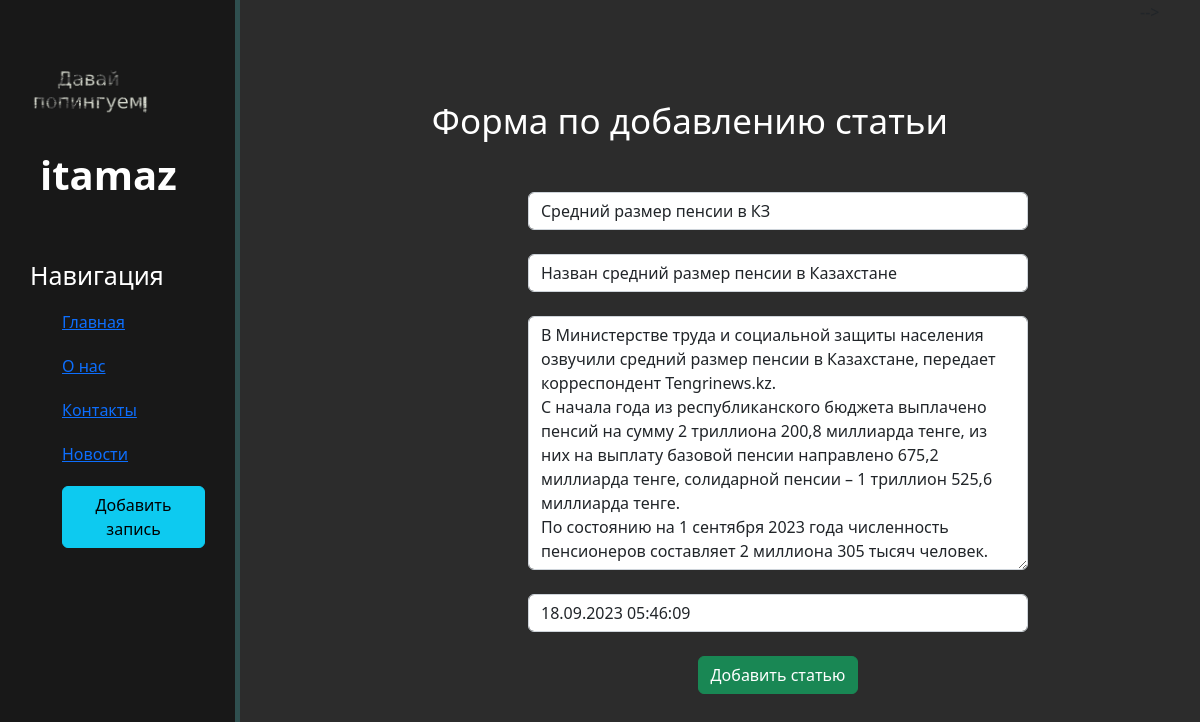
Screenshot of /news/3/update with the database file from the repository.
### news/models.py (models this page shows, shortened)
class Articles(models.Model):
    title = models.CharField('Название', max_length=50)
    anons = models.CharField('Анонс', max_length=250)
    full_text = models.TextField('Статья')
    date = models.DateTimeField('Дата публикации')
    class Meta:
        verbose_name = 'Новость'
        verbose_name_plural = 'Новости'

### news/views.py (the view)
# urls.py: path('<int:pk>/update', views.NewsUpdateView.as_view(), name='news-update'),
class NewsUpdateView(UpdateView):
    model = Articles
    template_name = 'news/create.html'
    form_class = ArticlesForm

### news/forms.py
class ArticlesForm(ModelForm):
    class Meta:
        model = Articles
        fields = ['title', 'anons', 'full_text', 'date']
        widgets = {
            "title": TextInput(attrs={
                'class': 'form-control',
                'placeholder': 'Название статьи'
            }),
            "anons": TextInput(attrs={
                'class': 'form-control',
                'placeholder': 'Анонс статьи'
            }),
            "date": DateTimeInput(attrs={
                'class': 'form-control',
                'placeholder': 'Дата публикации'
            }),
            "full_text": Textarea(attrs={
                'class': 'form-control',
                'placeholder': 'Текст статьи'
            })
        }

### news/templates/news/create.html (shortened to what this page needs)
{% extends 'main/layout.html' %}
{% block content %}
    <div class="features">
        <h1> Форма по добавлению статьи </h1>
        <form method="post">
            {{ form.title }} <br>
            {{ form.anons }} <br>
            {{ form.full_text }} <br>
            {{ form.date }} <br>
            <button class="btn btn-success" type="submit"> Добавить статью </button>
        </form>
    </div>
{% endblock %}

### main/static/main/css/main.css (style rules this page uses)
body { background: #2c2c2c; }
main .features { float: left; color: #fff; margin-top: 100px; text-align: center; width: 75%; }
main .features h1 { font-size: 35px; }
form { margin-left: 32%; width: 500px; margin-top: 50px; }

### rows the page displays
Articles: title "Средний размер пенсии в КЗ", anons "Назван средний размер пенсии в Казахстане", full_text "В Министерстве труда и социальной защиты населения озвучили средний размер пенсии в Казахстане, передает корреспондент Tengrinews.kz. С начала года из республиканского бюджета выплачено пенсий на сумму 2 триллиона 200,8 миллиарда тенге, из них на выплату базовой пенсии направлено 675,2 миллиарда тенге, солидарной пенсии – 1 триллион 525,6 миллиарда тенге. По состоянию на 1 сентября 2023 года численность пенсионеров составляет 2 миллиона 305 тысяч человек.", date "18.09.2023 05:46:09"
